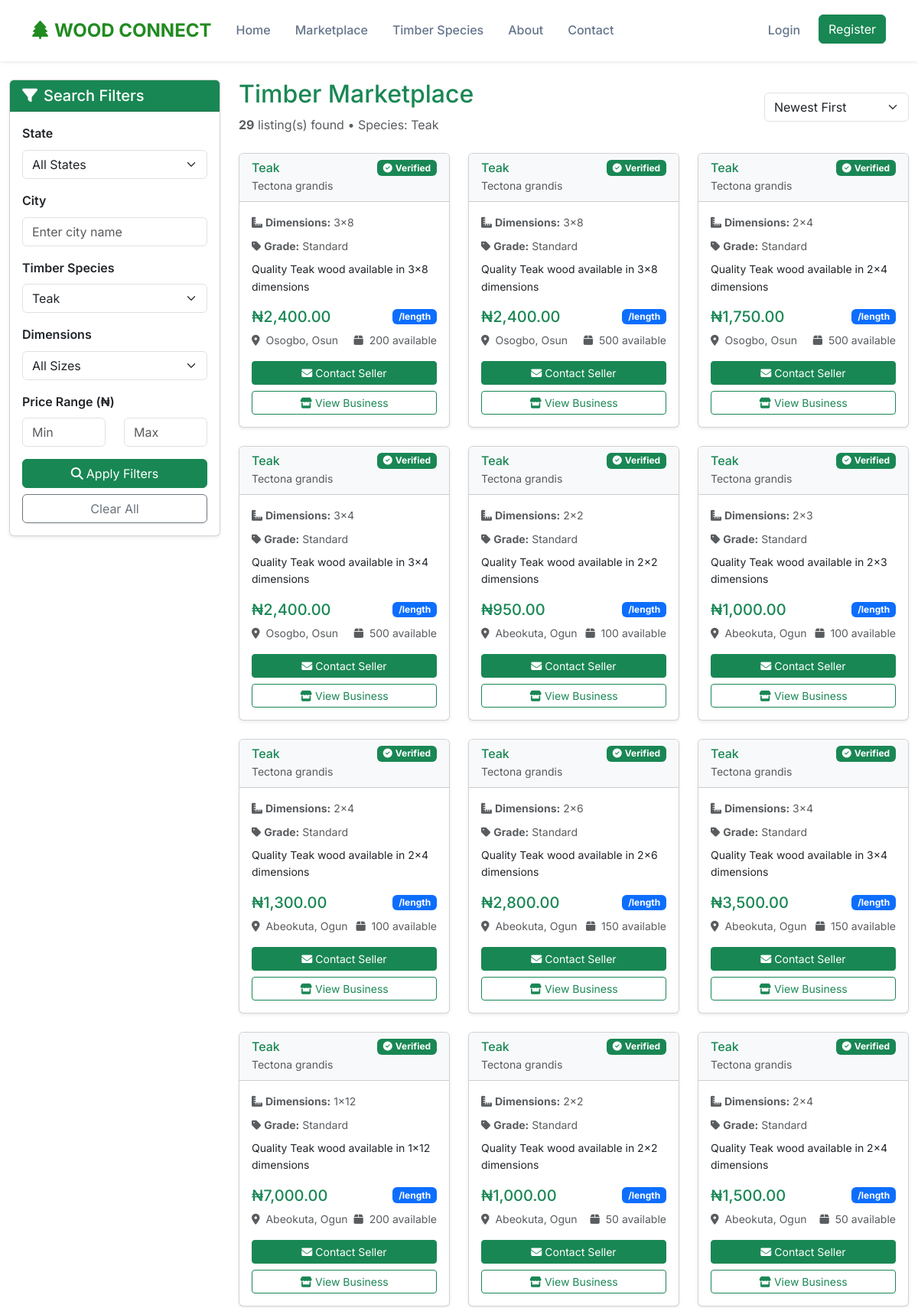
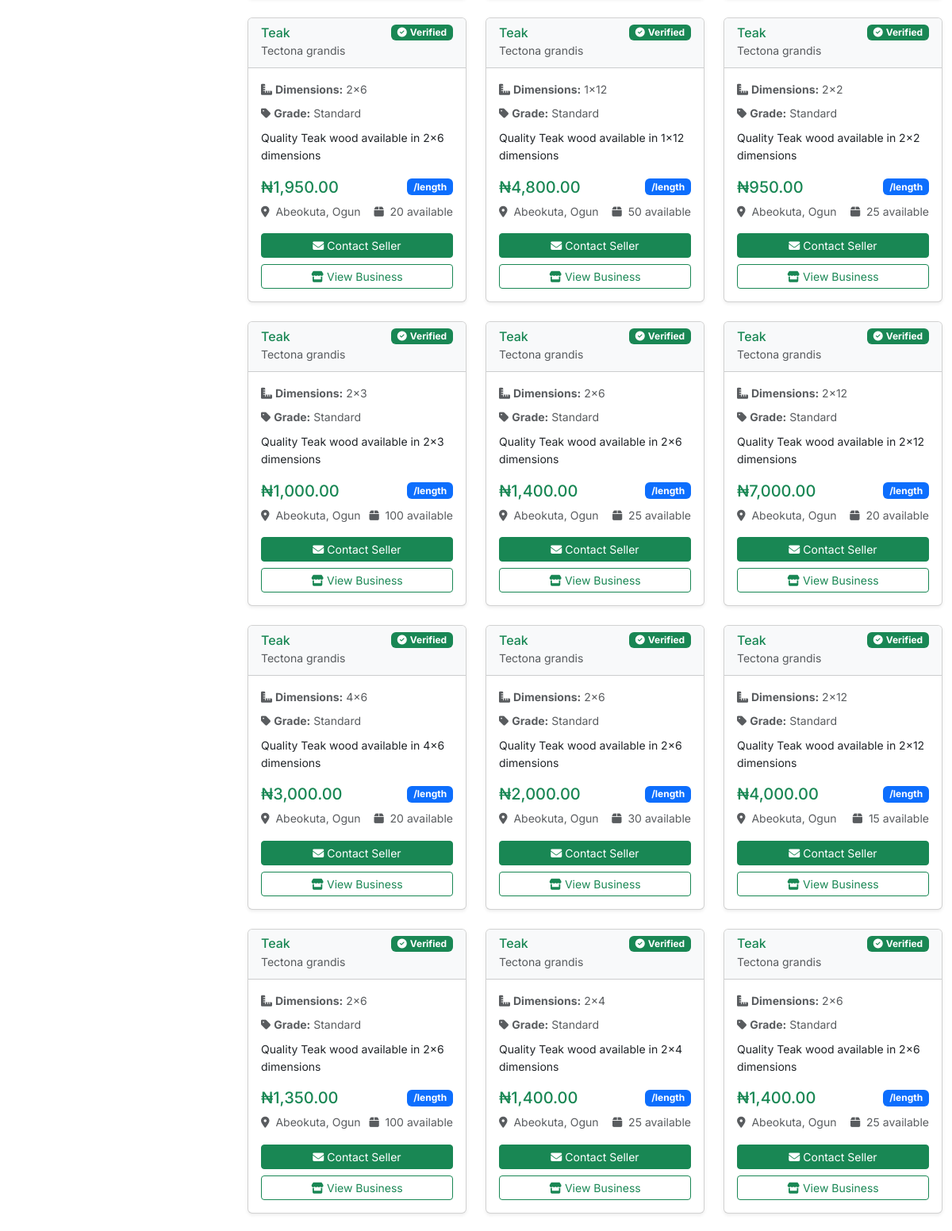
Page /marketplace/search.php?species=Teak (upper part) on the committed database (2 pictures, top to bottom).
### tables this page shows
CREATE TABLE `inventory` (
  `id` int(11) NOT NULL,
  `marketer_id` int(11) NOT NULL,
  `species_id` int(11) NOT NULL,
  `dimensions` varchar(50) NOT NULL,
  `price_per_unit` decimal(10,2) NOT NULL,
  `quantity_available` int(11) NOT NULL DEFAULT 0,
  `unit_type` enum('length','piece','bundle') DEFAULT 'length',
  `quality_grade` enum('premium','standard','economy') DEFAULT 'standard',
  `description` text DEFAULT NULL,
  `image_path` varchar(500) DEFAULT NULL,
  `is_available` tinyint(1) DEFAULT 1,
  `created_at` timestamp NOT NULL DEFAULT current_timestamp(),
  `updated_at` timestamp NOT NULL DEFAULT current_timestamp() ON UPDATE current_timestamp()
);

CREATE TABLE `species` (
  `id` int(11) NOT NULL,
  `scientific_name` varchar(255) NOT NULL,
  `common_names` longtext NOT NULL CHECK (json_valid(`common_names`)),
  `family` varchar(100) DEFAULT NULL,
  `density_range` varchar(100) DEFAULT NULL,
  `durability` varchar(50) DEFAULT NULL,
  `timber_value_rank` int(11) DEFAULT 1,
  `common_uses` longtext DEFAULT NULL CHECK (json_valid(`common_uses`)),
  `description` text DEFAULT NULL,
  `image_path` varchar(500) DEFAULT NULL,
  `created_at` timestamp NOT NULL DEFAULT current_timestamp(),
  `updated_at` timestamp NOT NULL DEFAULT current_timestamp() ON UPDATE current_timestamp()
);

CREATE TABLE `marketers` (
  `id` int(11) NOT NULL,
  `business_name` varchar(255) NOT NULL,
  `owner_name` varchar(255) NOT NULL,
  `address` text NOT NULL,
  `city` varchar(100) NOT NULL,
  `state` enum('Ondo','Ekiti','Osun','Oyo','Ogun','Lagos') NOT NULL,
  `local_government` varchar(100) NOT NULL,
  `phone` varchar(20) NOT NULL,
  `email` varchar(255) DEFAULT NULL,
  `password_hash` varchar(255) DEFAULT NULL,
  `business_description` text DEFAULT NULL,
  `verification_status` enum('pending','verified','rejected') DEFAULT 'verified',
  `verification_notes` text DEFAULT NULL,
  `profile_image` varchar(500) DEFAULT NULL,
  `registration_date` timestamp NOT NULL DEFAULT current_timestamp(),
  `last_login` timestamp NULL DEFAULT NULL,
  `is_active` tinyint(1) DEFAULT 1,
  `reset_token` varchar(100) DEFAULT NULL,
  `reset_expires` timestamp NULL DEFAULT NULL
);

### includes/functions.php (called while the page is built, shortened)
<?php
function formatNaira($amount)
{
    return '₦' . number_format($amount, 2);
}
function url($path = '')
{
    return BASE_URL . '/' . ltrim($path, '/');
}

### marketplace/search.php (the view, shortened to what this page needs)
<?php
require_once '../includes/config.php';
$state = $_GET['state'] ?? '';
$species = $_GET['species'] ?? '';
$dimensions = $_GET['dimensions'] ?? '';
$min_price = $_GET['min_price'] ?? '';
$max_price = $_GET['max_price'] ?? '';
$city = $_GET['city'] ?? '';
$query = "SELECT i.*, s.scientific_name, s.common_names,
                 m.business_name, m.city, m.state, m.verification_status,
                 m.profile_image as marketer_image
          FROM inventory i
          JOIN species s ON i.species_id = s.id
          JOIN marketers m ON i.marketer_id = m.id
          WHERE i.is_available = TRUE AND m.verification_status = 'verified' AND m.is_active = TRUE";
$params = [];
if (!empty($species)) {
  $query .= " AND (s.scientific_name = ? OR JSON_CONTAINS(s.common_names, ?))";
  $params[] = $species;
  $params[] = json_encode($species);
}
$query .= " ORDER BY i.updated_at DESC";
$stmt = $pdo->prepare($query);
$stmt->execute($params);
$inventory_items = $stmt->fetchAll(PDO::FETCH_ASSOC);
$species_stmt = $pdo->query("SELECT scientific_name, common_names FROM species ORDER BY scientific_name");
$all_species = $species_stmt->fetchAll(PDO::FETCH_ASSOC);
include '../includes/header.php';
?>
<div class="container-fluid py-4">
  <div class="row">
    <div class="col-lg-3">
      <div class="card shadow-sm sticky-top" style="top: 20px;">
        <div class="card-header bg-success text-white">
          <h5 class="mb-0"><i class="fas fa-filter me-2"></i>Search Filters</h5>
        </div>
        <div class="card-body">
          <form id="searchFilters" method="GET">
            <div class="mb-3">
              <label class="form-label fw-semibold">State</label>
              <select name="state" class="form-select" onchange="this.form.submit()">
                <option value="">All States</option>
              </select>
            </div>
            <div class="mb-3">
              <label class="form-label fw-semibold">City</label>
              <input type="text" name="city" class="form-control" value="<?php echo htmlspecialchars($city); ?>"
                placeholder="Enter city name">
            </div>
            <div class="mb-3">
              <label class="form-label fw-semibold">Timber Species</label>
              <select name="species" class="form-select" onchange="this.form.submit()">
                <?php foreach ($all_species as $spec): ?>
                  <?php
                  $common_names = json_decode($spec['common_names'], true);
                  $primary_name = $common_names[0] ?? $spec['scientific_name'];
                  ?>
                  <option value="<?php echo $primary_name; ?>"
                    <?php echo $species === $primary_name ? 'selected' : ''; ?>>
                    <?php echo $primary_name; ?>
                  </option>
                <?php endforeach; ?>
              </select>
            </div>
            <div class="mb-3">
              <label class="form-label fw-semibold">Dimensions</label>
              <select name="dimensions" class="form-select" onchange="this.form.submit()">
                <option value="">All Sizes</option>
              </select>
            </div>
            <div class="mb-3">
              <label class="form-label fw-semibold">Price Range (₦)</label>
              <div class="row">
                <div class="col-6">
                  <input type="number" name="min_price" class="form-control" placeholder="Min"
                    value="<?php echo htmlspecialchars($min_price); ?>">
                </div>
                <div class="col-6">
                  <input type="number" name="max_price" class="form-control" placeholder="Max"
                    value="<?php echo htmlspecialchars($max_price); ?>">
                </div>
              </div>
            </div>
            <div class="d-grid gap-2">
              <button type="submit" class="btn btn-success">
                <i class="fas fa-search me-1"></i>Apply Filters
              </button>
              <a href="<?php echo url('marketplace/search.php'); ?>" class="btn btn-outline-secondary">Clear All</a>
            </div>
          </form>
        </div>
      </div>
    </div>
    <div class="col-lg-9">
      <div class="d-flex justify-content-between align-items-center mb-4">
        <div>
          <h2 class="text-success">Timber Marketplace</h2>
          <p class="text-muted mb-0">
            <strong><?php echo count($inventory_items); ?></strong> listing(s) found
            <?php
            $filters = array_filter([
              $state ? "State: $state" : '',
              $species ? "Species: $species" : '',
              $dimensions ? "Size: $dimensions" : ''
            ]);
            if ($filters) {
              echo ' • ' . implode(' • ', $filters);
            }
            ?>
          </p>
        </div>
        <div class="d-flex gap-2">
          <select class="form-select" style="width: auto;" onchange="sortResults(this.value)">
            <option value="newest">Newest First</option>
          </select>
        </div>
      </div>
      <?php if (empty($inventory_items)): ?>
        <div class="text-center py-5">
          <i class="fas fa-search fa-3x text-muted mb-3"></i>
          <h4>No listings found</h4>
          <p class="text-muted">Try adjusting your search filters or browse all available timber.</p>
          <a href="<?php echo url('marketplace/search.php'); ?>" class="btn btn-success">Clear Filters</a>
        </div>
      <?php else: ?>
        <div class="row g-4" id="inventoryResults">
          <?php foreach ($inventory_items as $item):
            $common_names = json_decode($item['common_names'], true);
            $primary_name = $common_names[0] ?? $item['scientific_name'];
          ?>
            <div class="col-xl-4 col-lg-6">
              <div class="card h-100 inventory-card shadow-sm">
                <div class="card-header bg-light">
                  <div class="d-flex justify-content-between align-items-center">
                    <h6 class="mb-0 text-success"><?php echo $primary_name; ?></h6>
                    <?php if ($item['verification_status'] === 'verified'): ?>
                      <span class="badge bg-success">
                        <i class="fas fa-check-circle me-1"></i>Verified
                      </span>
                    <?php endif; ?>
                  </div>
                  <small class="text-muted"><?php echo $item['scientific_name']; ?></small>
                </div>
                <div class="card-body d-flex flex-column">
                  <div class="mb-3">
                    <p class="card-text text-muted small mb-2">
                      <i class="fas fa-ruler-combined me-1"></i><strong>Dimensions:</strong> <?php echo $item['dimensions']; ?>
                    </p>
                    <p class="card-text text-muted small mb-2">
                      <i class="fas fa-tag me-1"></i><strong>Grade:</strong> <?php echo ucfirst($item['quality_grade']); ?>
                    </p>
                    <?php if ($item['description']): ?>
                      <p class="card-text small"><?php echo $item['description']; ?></p>
                    <?php endif; ?>
                  </div>
                  <div class="mt-auto">
                    <div class="d-flex justify-content-between align-items-center mb-2">
                      <span class="h5 text-success mb-0"><?php echo formatNaira($item['price_per_unit']); ?></span>
                      <span class="badge bg-primary">/length</span>
                    </div>
                    <div class="d-flex justify-content-between align-items-center text-muted small mb-3">
                      <span>
                        <i class="fas fa-map-marker-alt me-1"></i>
                        <?php echo $item['city'] . ', ' . $item['state']; ?>
                      </span>
                      <span>
                        <i class="fas fa-box me-1"></i>
                        <?php echo $item['quantity_available']; ?> available
                      </span>
                    </div>
                    <div class="d-grid gap-2">
                      <a href="<?php echo url('marketplace/inquiry.php'); ?>?inventory_id=<?php echo $item['id']; ?>"
                        class="btn btn-success btn-sm">
                        <i class="fas fa-envelope me-1"></i>Contact Seller
                      </a>
                      <a href="<?php echo url('marketplace/profile.php'); ?>?marketer_id=<?php echo $item['marketer_id']; ?>"
                        class="btn btn-outline-success btn-sm">
                        <i class="fas fa-store me-1"></i>View Business
                      </a>
                    </div>
                  </div>
                </div>
              </div>
            </div>
          <?php endforeach; ?>
        </div>
      <?php endif; ?>
    </div>
  </div>
</div>
</body>
</html>

### assets/css/style.css (style rules this page uses)
:root { --primary-green: #228B22; --earth-brown: #8B4513; --warm-amber: #D2691E; --slate-gray: #64748b; --off-white: #f8fafc; --forest-dark: #1a5e1a; }
* { margin: 0; padding: 0; box-sizing: border-box; }
body { font-family: 'Inter', sans-serif; line-height: 1.6; color: #333; background-color: #fff; }
html, body { height: 100%; }
body { display: flex; flex-direction: column; min-height: 100vh; }

### rows in the picture
inventory: species.common_names "Teak", species.scientific_name "Tectona grandis", dimensions "3x8", quality_grade "Standard", description "Quality Teak wood available in 3x8 dimensions", price_per_unit "₦2,400.00", marketer.city "Osogbo", marketer.state "Osun", quantity_available "200"
inventory: species.common_names "Teak", species.scientific_name "Tectona grandis", dimensions "3x8", quality_grade "Standard", description "Quality Teak wood available in 3x8 dimensions", price_per_unit "₦2,400.00", marketer.city "Osogbo", marketer.state "Osun", quantity_available "500"
inventory: species.common_names "Teak", species.scientific_name "Tectona grandis", dimensions "2x4", quality_grade "Standard", description "Quality Teak wood available in 2x4 dimensions", price_per_unit "₦1,750.00", marketer.city "Osogbo", marketer.state "Osun", quantity_available "500"
inventory: species.common_names "Teak", species.scientific_name "Tectona grandis", dimensions "3x4", quality_grade "Standard", description "Quality Teak wood available in 3x4 dimensions", price_per_unit "₦2,400.00", marketer.city "Osogbo", marketer.state "Osun", quantity_available "500"
inventory: species.common_names "Teak", species.scientific_name "Tectona grandis", dimensions "2x2", quality_grade "Standard", description "Quality Teak wood available in 2x2 dimensions", price_per_unit "₦950.00", marketer.city "Abeokuta", marketer.state "Ogun", quantity_available "100"
inventory: species.common_names "Teak", species.scientific_name "Tectona grandis", dimensions "2x3", quality_grade "Standard", description "Quality Teak wood available in 2x3 dimensions", price_per_unit "₦1,000.00", marketer.city "Abeokuta", marketer.state "Ogun", quantity_available "100"
inventory: species.common_names "Teak", species.scientific_name "Tectona grandis", dimensions "2x4", quality_grade "Standard", description "Quality Teak wood available in 2x4 dimensions", price_per_unit "₦1,300.00", marketer.city "Abeokuta", marketer.state "Ogun", quantity_available "100"
inventory: species.common_names "Teak", species.scientific_name "Tectona grandis", dimensions "2x6", quality_grade "Standard", description "Quality Teak wood available in 2x6 dimensions", price_per_unit "₦2,800.00", marketer.city "Abeokuta", marketer.state "Ogun", quantity_available "150"
inventory: species.common_names "Teak", species.scientific_name "Tectona grandis", dimensions "3x4", quality_grade "Standard", description "Quality Teak wood available in 3x4 dimensions", price_per_unit "₦3,500.00", marketer.city "Abeokuta", marketer.state "Ogun", quantity_available "150"
inventory: species.common_names "Teak", species.scientific_name "Tectona grandis", dimensions "1x12", quality_grade "Standard", description "Quality Teak wood available in 1x12 dimensions", price_per_unit "₦7,000.00", marketer.city "Abeokuta", marketer.state "Ogun", quantity_available "200"
inventory: species.common_names "Teak", species.scientific_name "Tectona grandis", dimensions "2x2", quality_grade "Standard", description "Quality Teak wood available in 2x2 dimensions", price_per_unit "₦1,000.00", marketer.city "Abeokuta", marketer.state "Ogun", quantity_available "50"
inventory: species.common_names "Teak", species.scientific_name "Tectona grandis", dimensions "2x4", quality_grade "Standard", description "Quality Teak wood available in 2x4 dimensions", price_per_unit "₦1,500.00", marketer.city "Abeokuta", marketer.state "Ogun", quantity_available "50"
inventory: species.common_names "Teak", species.scientific_name "Tectona grandis", dimensions "2x6", quality_grade "Standard", description "Quality Teak wood available in 2x6 dimensions", price_per_unit "₦1,950.00", marketer.city "Abeokuta", marketer.state "Ogun", quantity_available "20"
inventory: species.common_names "Teak", species.scientific_name "Tectona grandis", dimensions "1x12", quality_grade "Standard", description "Quality Teak wood available in 1x12 dimensions", price_per_unit "₦4,800.00", marketer.city "Abeokuta", marketer.state "Ogun", quantity_available "50"
inventory: species.common_names "Teak", species.scientific_name "Tectona grandis", dimensions "2x2", quality_grade "Standard", description "Quality Teak wood available in 2x2 dimensions", price_per_unit "₦950.00", marketer.city "Abeokuta", marketer.state "Ogun", quantity_available "25"
inventory: species.common_names "Teak", species.scientific_name "Tectona grandis", dimensions "2x3", quality_grade "Standard", description "Quality Teak wood available in 2x3 dimensions", price_per_unit "₦1,000.00", marketer.city "Abeokuta", marketer.state "Ogun", quantity_available "100"
inventory: species.common_names "Teak", species.scientific_name "Tectona grandis", dimensions "2x6", quality_grade "Standard", description "Quality Teak wood available in 2x6 dimensions", price_per_unit "₦1,400.00", marketer.city "Abeokuta", marketer.state "Ogun", quantity_available "25"
inventory: species.common_names "Teak", species.scientific_name "Tectona grandis", dimensions "2x12", quality_grade "Standard", description "Quality Teak wood available in 2x12 dimensions", price_per_unit "₦7,000.00", marketer.city "Abeokuta", marketer.state "Ogun", quantity_available "20"
inventory: species.common_names "Teak", species.scientific_name "Tectona grandis", dimensions "4x6", quality_grade "Standard", description "Quality Teak wood available in 4x6 dimensions", price_per_unit "₦3,000.00", marketer.city "Abeokuta", marketer.state "Ogun", quantity_available "20"
inventory: species.common_names "Teak", species.scientific_name "Tectona grandis", dimensions "2x6", quality_grade "Standard", description "Quality Teak wood available in 2x6 dimensions", price_per_unit "₦2,000.00", marketer.city "Abeokuta", marketer.state "Ogun", quantity_available "30"
inventory: species.common_names "Teak", species.scientific_name "Tectona grandis", dimensions "2x12", quality_grade "Standard", description "Quality Teak wood available in 2x12 dimensions", price_per_unit "₦4,000.00", marketer.city "Abeokuta", marketer.state "Ogun", quantity_available "15"
inventory: species.common_names "Teak", species.scientific_name "Tectona grandis", dimensions "2x6", quality_grade "Standard", description "Quality Teak wood available in 2x6 dimensions", price_per_unit "₦1,350.00", marketer.city "Abeokuta", marketer.state "Ogun", quantity_available "100"
inventory: species.common_names "Teak", species.scientific_name "Tectona grandis", dimensions "2x4", quality_grade "Standard", description "Quality Teak wood available in 2x4 dimensions", price_per_unit "₦1,400.00", marketer.city "Abeokuta", marketer.state "Ogun", quantity_available "25"
inventory: species.common_names "Teak", species.scientific_name "Tectona grandis", dimensions "2x6", quality_grade "Standard", description "Quality Teak wood available in 2x6 dimensions", price_per_unit "₦1,400.00", marketer.city "Abeokuta", marketer.state "Ogun", quantity_available "25"

### other values in the picture
count($inventory_items) "29"
implode(' • ', $filters) "Species: Teak"
form field species "Teak"
